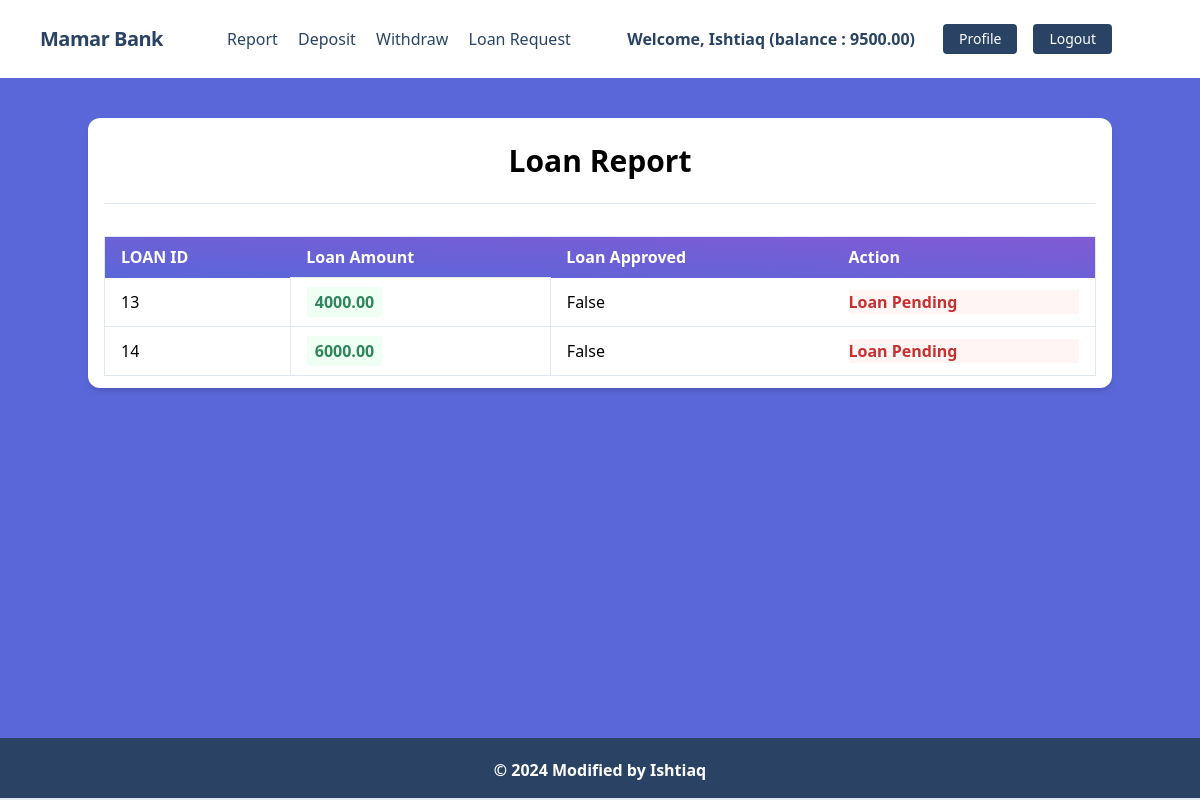
/transactions/loans/ (signed in), run on the app's committed database.
### accounts/models.py (models this page shows, shortened)
class UserBankAccount(models.Model):
    user = models.OneToOneField(User,related_name="account",on_delete=models.CASCADE)
    account_type = models.CharField(max_length=10,choices=ACCOUNT_TYPE)
    account_no = models.IntegerField(unique=True)
    birth_date = models.DateField(null=True, blank=True)
    gender = models.CharField(max_length=10,choices=GENDER)
    initial_deposit_date = models.DateField(auto_now_add=True)
    balance = models.DecimalField(max_digits=12,default=0,decimal_places=2)

### transactions/models.py (models this page shows)
class Transaction(models.Model):
    account = models.ForeignKey(UserBankAccount, related_name = 'transactions', on_delete = models.CASCADE) # ekjon user er multiple transactions hote pare
    amount = models.DecimalField(decimal_places=2, max_digits = 12)
    balance_after_transaction = models.DecimalField(decimal_places=2, max_digits = 12)
    transaction_type = models.IntegerField(choices=TRANSACTION_TYPE, null = True)
    timestamp = models.DateTimeField(auto_now_add=True)
    loan_approve = models.BooleanField(default=False)
    class Meta:
        ordering = ['timestamp']

### transactions/views.py (the view)
# urls.py: path("loans/", LoanListView.as_view(), name="loan_list"),
class LoanListView(LoginRequiredMixin,ListView):
    model = Transaction
    template_name = 'transactions/loan_request.html'
    context_object_name = 'loans' # loan list ta ei loans context er moddhe thakbe
    def get_queryset(self):
        user_account = self.request.user.account
        queryset = Transaction.objects.filter(account=user_account,transaction_type=3)
        return queryset

### transactions/templates/transactions/loan_request.html (shortened to what this page needs)
{% extends 'base.html' %}
{% block content %}
<div class="my-10 py-3 px-4 bg-white rounded-xl shadow-md">
  <h1 class="font-bold text-3xl text-center pb-5 pt-2">Loan Report</h1>
  <hr />
  <table
    class="table-auto mx-auto w-full px-5 rounded-xl mt-8 border dark:border-neutral-500"
  >
    <thead class="bg-purple-900 text-white text-left">
      <tr
        class="bg-gradient-to-tr from-indigo-600 to-purple-600 rounded-md py-2 px-4 text-white font-bold"
      >
        <th class="px-4 py-2">LOAN ID</th>
        <th class="px-4 py-2">Loan Amount</th>
        <th class="px-4 py-2">Loan Approved</th>
        <th class="px-4 py-2">Action</th>
      </tr>
    </thead>
    <tbody>
      {% for loan in loans %}
      <tr class="border-b dark:border-neutral-500">
        <td class="px-4 py-2">
         {{ loan.id }}
        </td>
        <td class="px-4 py-3 text-s border">
          <span
            class="px-2 py-1 font-bold leading-tight rounded-sm text-green-700 bg-green-100"
          >
            {{ loan.amount }}
          </span>
        </td>
        <td class="px-4 py-2">
          {{ loan.loan_approve }}
        </td>
        <td class="px-4 py-2">
          {% if loan.loan_approve %}
          <a class="font-bold bg-red-900 text-white hover:text-blue-900 hover:bg-white border border-blue-900 font-bold px-4 py-2 rounded-lg" href="{% url 'pay' loan.id %}">Pay</a>
          {% else %}
          <p class="font-bold text-red-700 bg-red-100">Loan Pending</p>
          {% endif %}
        </td>
      </tr>
      {% endfor %}
    </tbody>
  </table>
</div>
{% endblock %}

### core/templates/base.html (shortened to what this page needs)
{% load static %}
<!DOCTYPE html>
<html lang="en">
    <head>
        <link href="https://unpkg.com/tailwindcss@^1.0/dist/tailwind.min.css" rel="stylesheet">
    </head>
    <body class="bg-indigo-600">
        {% include 'navbar.html' %}
        {% block body %}
            <div class="lg:container lg:mx-auto" id="main">
                {% block content %}
                {% endblock %}
            </div>
            {% include 'footer.html' %}
        {% endblock %}
    </body>
</html>

### core/templates/navbar.html (shortened to what this page needs)
<nav class="flex items-center justify-between flex-wrap bg-white p-6 px-10">
    <div class="flex items-center flex-shrink-0 text-white mr-6">
        <span class="font-semibold text-xl tracking-tight text-blue-900"><a href="/">Mamar Bank</a></span>
    </div>
    <div class="w-full block flex-grow lg:flex lg:items-center lg:w-auto px-10">
        {% if request.user.is_authenticated %}
            <div class="text-md lg:flex-grow">
                <a href="{% url 'transaction_report'%}" class="block mt-4 lg:inline-block lg:mt-0 text-blue-900 hover:text-red-900 hover:font-black mr-4">
                    Report
                </a>
                <a href="{% url 'deposit_money'%}" class="block mt-4 lg:inline-block lg:mt-0 text-blue-900 hover:text-red-900 hover:font-black mr-4">
                    Deposit
                </a>
                <a href="{% url 'withdraw_money'%}" class="block mt-4 lg:inline-block lg:mt-0 text-blue-900 hover:text-red-900 hover:font-black mr-4">
                    Withdraw
                </a>
                <a href="{% url 'loan_request'%}" class="block mt-4 lg:inline-block lg:mt-0 text-blue-900 hover:text-red-900 hover:font-black mr-4">
                    Loan Request
                </a>
            </div>
            <div class="flex w-auto">
                <div class="text-blue-900 my-auto font-black px-5">Welcome, {{ request.user.first_name }} (balance : {{request.user.account.balance}}) </div>
                <a href="{% url 'profile' %}" class="mx-2 inline-block font-medium text-sm px-4 py-2 leading-none bg-blue-900 rounded text-white border-white hover:border-transparent hover:text-dark hover:bg-red-700 mt-4 lg:mt-0">Profile</a>
                <a href="{% url 'logout' %}" class="mx-2 inline-block font-medium text-sm px-4 py-2 leading-none bg-blue-900 rounded text-white border-white hover:border-transparent hover:text-dark hover:bg-red-700 mt-4 lg:mt-0">Logout</a>
            </div>
        {% endif %}
    </div>
</nav>

### core/templates/footer.html
<footer class="footer bg-blue-900 text-white relative border-b-2 mt-10">
    <div class="container mx-auto px-6">
        <div class="mt-5 flex flex-col items-center">
            <div class="sm:w-2/3 text-center py-0 pb-2">
                <p class="text-md text-white font-bold mb-2">
                    © {% now "Y" %} Modified by Ishtiaq
                </p>
            </div>
        </div>
    </div>
</footer>

### core/templates/base.html (style rules this page uses)
footer { position: fixed !important; bottom: 0 !important; width: 100%; }

### data on the page
Transaction: id "13", amount "4000.00", loan_approve "False", shows "Loan Pending"
Transaction: id "14", amount "6000.00", loan_approve "False", shows "Loan Pending"

### other printed values
{{ request.user.first_name }} "Ishtiaq"
{{ request.user.account.balance }} "9500.00"
